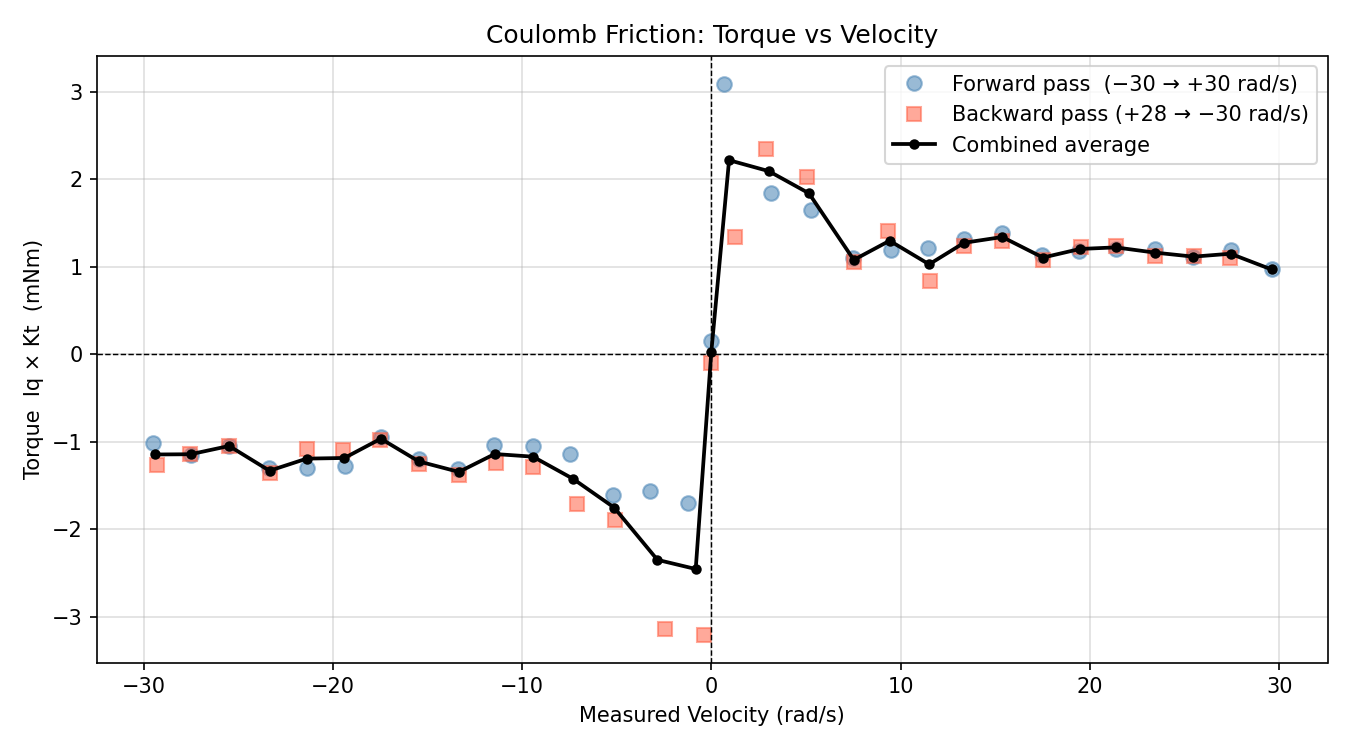

This figure's Python source:
import numpy as np
import matplotlib.pyplot as plt
from scipy.optimize import curve_fit
from collections import defaultdict
import glob
import os

# ── Config ─────────────────────────────────────────────────────────────────────
KT        = 0.0217   # Motor torque constant  (Nm/A)
SKIP_FRAC = 0.5      # Skip first 50 % of each step to allow velocity settling

# ── Load data ──────────────────────────────────────────────────────────────────
script_dir = os.path.dirname(os.path.abspath(__file__))
csv_files  = sorted(glob.glob(os.path.join(script_dir, "coulomb_*.csv")))
if not csv_files:
    raise FileNotFoundError("No coulomb_*.csv found in postprocess/")
csv_path = csv_files[-1]
print(f"Loading: {csv_path}")

# Header: Time,Vel CMD,Voltage MSR,Current,Torque,Speed,Pos,Elec Pwr,Mech Pwr,Eff
data    = np.genfromtxt(csv_path, delimiter=",", skip_header=1)
vel_cmd = data[:, 1]   # Vel CMD (rad/s)
iq      = data[:, 3]   # Current (A)
omega   = data[:, 5]   # Speed   (rad/s)
torque  = iq * KT

print(f"Rows: {len(data)}")

# ── Segment by velocity command (run-length encoding) ─────────────────────────
edges = np.where(np.diff(vel_cmd) != 0)[0] + 1
edges = np.concatenate([[0], edges, [len(vel_cmd)]])

segments = []
for i in range(len(edges) - 1):
    s, e  = int(edges[i]), int(edges[i + 1])
    v_cmd = vel_cmd[s]
    n     = e - s
    skip  = max(1, int(n * SKIP_FRAC))
    segments.append(dict(
        v_cmd      = float(v_cmd),
        avg_omega  = float(np.mean(omega [s + skip : e])),
        avg_torque = float(np.mean(torque[s + skip : e])),
        n_samples  = n
    ))

print(f"Detected {len(segments)} segments")

# Drop trailing zero-vel shutdown coast (longer than 1.5× any normal step)
if segments and segments[-1]["v_cmd"] == 0.0:
    max_normal = max(s["n_samples"] for s in segments[:-1])
    if segments[-1]["n_samples"] > 1.5 * max_normal:
        print(f"  → removing shutdown coast "
              f"({segments[-1]['n_samples']} samples at 0 rad/s)")
        segments = segments[:-1]

print(f"Using {len(segments)} velocity steps after trimming")

# ── Combine forward and backward passes at matching velocities ─────────────────
grouped = defaultdict(list)
for seg in segments:
    grouped[seg["v_cmd"]].append((seg["avg_omega"], seg["avg_torque"]))

vel_vec    = np.array(sorted(grouped.keys()))
omega_vec  = np.array([np.mean([e[0] for e in grouped[v]]) for v in vel_vec])
torque_vec = np.array([np.mean([e[1] for e in grouped[v]]) for v in vel_vec])

print(f"\n{'Vel CMD':>10}  {'n passes':>8}  {'Avg Speed':>10}  {'Avg Torque (mNm)':>17}")
for v in vel_vec:
    entries = grouped[v]
    print(f"{v:>10.1f}  {len(entries):>8d}  "
          f"{np.mean([e[0] for e in entries]):>10.3f}  "
          f"{np.mean([e[1] for e in entries])*1000:>17.4f}")

# ── Split into forward / backward passes for individual markers ────────────────
n_fwd    = min(31, len(segments))
fwd_segs = segments[:n_fwd]
bwd_segs = segments[n_fwd:]

# ── Regression: cmd velocity vs measured velocity ──────────────────────────────
coeffs   = np.polyfit(vel_vec, omega_vec, 1)
slope, intercept = coeffs
omega_fit = np.polyval(coeffs, vel_vec)

ss_res = np.sum((omega_vec - omega_fit) ** 2)
ss_tot = np.sum((omega_vec - omega_vec.mean()) ** 2)
r2     = 1.0 - ss_res / ss_tot

sign   = "+" if intercept >= 0 else "-"
eq_str = f"y = {slope:.4f}x {sign} {abs(intercept):.4f}\n$R^2$ = {r2:.6f}"
print(f"\nVelocity tracking regression:")
print(f"  slope     = {slope:.4f}")
print(f"  intercept = {intercept:.4f}")
print(f"  R²        = {r2:.6f}")

# ── Plot 1: Torque vs Velocity ─────────────────────────────────────────────────
fig, ax = plt.subplots(figsize=(9, 5))

ax.plot([s["avg_omega"] for s in fwd_segs],
        [s["avg_torque"] * 1000 for s in fwd_segs],
        'o', color="steelblue", alpha=0.55, markersize=7,
        label="Forward pass  (−30 → +30 rad/s)")

if bwd_segs:
    ax.plot([s["avg_omega"] for s in bwd_segs],
            [s["avg_torque"] * 1000 for s in bwd_segs],
            's', color="tomato", alpha=0.55, markersize=7,
            label="Backward pass (+28 → −30 rad/s)")

ax.plot(omega_vec, torque_vec * 1000,
        'k-o', linewidth=1.8, markersize=4, label="Combined average")

ax.axhline(0, color="black", linewidth=0.7, linestyle="--")
ax.axvline(0, color="black", linewidth=0.7, linestyle="--")
ax.set_xlabel("Measured Velocity (rad/s)")
ax.set_ylabel("Torque  Iq × Kt  (mNm)")
ax.set_title("Coulomb Friction: Torque vs Velocity")
ax.legend()
ax.grid(True, alpha=0.4)
plt.tight_layout()

out_path = os.path.join(script_dir, "coulomb_friction.png")
plt.savefig(out_path, dpi=150)
print(f"\nSaved: {out_path}")

# ── Plot 2: Cmd velocity vs measured velocity (correlation) ────────────────────
fig2, ax2 = plt.subplots(figsize=(7, 6))

ax2.scatter(vel_vec, omega_vec, color="steelblue", s=40, zorder=3,
            label="Step averages (fwd+bwd combined)")
ax2.plot(vel_vec, omega_fit, color="tomato", linewidth=1.8,
         label=eq_str)
ax2.plot(vel_vec, vel_vec, color="gray", linewidth=1.0, linestyle="--",
         label="Ideal (y = x)")

ax2.set_xlabel("Commanded Velocity (rad/s)")
ax2.set_ylabel("Measured Velocity (rad/s)")
ax2.set_title("Velocity Tracking: Cmd vs Measured")
ax2.legend(fontsize=9)
ax2.grid(True, alpha=0.4)
plt.tight_layout()

out_path2 = os.path.join(script_dir, "coulomb_velocity_correlation.png")
plt.savefig(out_path2, dpi=150)
print(f"Saved: {out_path2}")

# ── Stribeck model fit (|ω| ≤ 6 rad/s) ───────────────────────────────────────
# T(ω) = (Fc + Fs·exp(-(ω/vs)²)) · tanh(ω/ωc) + Fv·ω
# Fc : Coulomb friction          (Nm)
# Fs : Stribeck extra amplitude  (Nm)   — friction peak above Fc near zero speed
# vs : Stribeck velocity         (rad/s)
# Fv : Viscous coefficient       (Nm·s/rad)
# ωc = 0.5 rad/s fixed — smooths the sign discontinuity at zero
OMEGA_C  = 0.5        # transition smoothing at zero  (rad/s, fixed)
FV_FIXED = 8.4e-5    # viscous coefficient from spin-down test (Nm·s/rad, fixed)

def stribeck_model(omega, Fc, Fs, vs):
    """T(ω) = (Fc + Fs·exp(-(ω/vs)²)) · tanh(ω/ωc) + Fv·ω
       Fc : Coulomb friction amplitude (Nm)       — plateau at high speed
       Fs : Stribeck amplitude above Fc (Nm)      — extra friction near standstill
       vs : Stribeck velocity (rad/s)              — decay rate of stiction peak
       Fv : viscous coefficient (Nm·s/rad)         — fixed from spin-down test
       ωc : smoothing constant (rad/s)             — fixed at 0.5"""
    return (Fc + Fs * np.exp(-(omega / vs)**2)) * np.tanh(omega / OMEGA_C) \
           + FV_FIXED * omega

mask   = np.abs(vel_vec) <= 6.0
x_data = omega_vec[mask]      # measured velocity as independent variable
y_data = torque_vec[mask]

p0     = [1.5e-3, 0.8e-3, 3.0]
bounds = ([0, 0, 0.5], [5e-3, 5e-3, 30.0])
popt, pcov = curve_fit(stribeck_model, x_data, y_data,
                       p0=p0, bounds=bounds, maxfev=10000)
perr = np.sqrt(np.diag(pcov))
Fc_fit, Fs_fit, vs_fit = popt

y_pred   = stribeck_model(x_data, *popt)
ss_res   = np.sum((y_data - y_pred) ** 2)
ss_tot   = np.sum((y_data - y_data.mean()) ** 2)
r2_strib = 1.0 - ss_res / ss_tot

print(f"\nStribeck model fit  (|ω| ≤ 6 rad/s):")
print(f"  Fc = {Fc_fit*1e3:.4f} ± {perr[0]*1e3:.4f} mNm   (Coulomb)")
print(f"  Fs = {Fs_fit*1e3:.4f} ± {perr[1]*1e3:.4f} mNm   (Stribeck peak above Coulomb)")
print(f"  vs = {vs_fit:.4f}  ± {perr[2]:.4f}  rad/s (Stribeck velocity)")
print(f"  Fv = {FV_FIXED*1e6:.1f} μNm·s/rad          (fixed from spin-down test)")
print(f"  R² = {r2_strib:.6f}")

# Fine grid for smooth model curve
omega_smooth  = np.linspace(-7, 7, 400)
torque_smooth = stribeck_model(omega_smooth, *popt)

legend_str = (f"Stribeck fit\n"
              f"$F_c$ = {Fc_fit*1e3:.3f} mNm\n"
              f"$F_s$ = {Fs_fit*1e3:.3f} mNm\n"
              f"$v_s$ = {vs_fit:.3f} rad/s\n"
              f"$F_v$ = {FV_FIXED*1e6:.1f} μNm·s/rad (fixed)\n"
              f"$R^2$ = {r2_strib:.5f}")

# ── Plot 3: Stribeck fit ───────────────────────────────────────────────────────
fig3, ax3 = plt.subplots(figsize=(8, 5))

ax3.scatter(x_data, y_data * 1e3, color="steelblue", s=70, zorder=5,
            label="Step averages (fwd+bwd, |ω| ≤ 6 rad/s)")
ax3.plot(omega_smooth, torque_smooth * 1e3, color="tomato",
         linewidth=2.0, label=legend_str)
ax3.axhline(0, color="black", linewidth=0.7, linestyle="--")
ax3.axvline(0, color="black", linewidth=0.7, linestyle="--")
ax3.set_xlabel("Measured Velocity (rad/s)")
ax3.set_ylabel("Torque  Iq × Kt  (mNm)")
ax3.set_title("Stribeck Friction Model Fit  (|ω| ≤ 6 rad/s)")
ax3.legend(fontsize=9, loc="upper left")
ax3.grid(True, alpha=0.4)
plt.tight_layout()

out_path3 = os.path.join(script_dir, "coulomb_stribeck_fit.png")
plt.savefig(out_path3, dpi=150)
print(f"Saved: {out_path3}")
plt.show()
